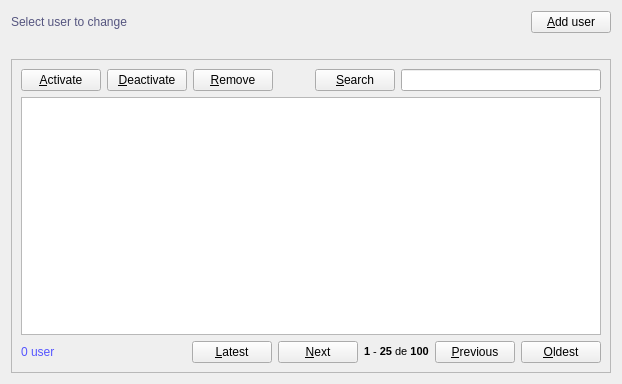
<?xml version="1.0" encoding="UTF-8"?>
<ui version="4.0">
 <class>User</class>
 <widget class="QWidget" name="User">
  <property name="geometry">
   <rect>
    <x>0</x>
    <y>0</y>
    <width>622</width>
    <height>384</height>
   </rect>
  </property>
  <property name="windowTitle">
   <string>User</string>
  </property>
  <property name="windowIcon">
   <iconset resource="resources.qrc">
    <normaloff>:/default/static/default/icons/22x22/face-devilish.png</normaloff>:/default/static/default/icons/22x22/face-devilish.png</iconset>
  </property>
  <layout class="QGridLayout" name="gridLayout_2">
   <item row="0" column="0">
    <layout class="QHBoxLayout" name="horizontalLayout_2">
     <item>
      <widget class="QLabel" name="titleLabel">
       <property name="styleSheet">
        <string notr="true">color: rgb(85, 85, 127);
font: 75 14pt &quot;DejaVu Sans Mono&quot;;</string>
       </property>
       <property name="text">
        <string>Select user to change</string>
       </property>
      </widget>
     </item>
     <item>
      <spacer name="horizontalSpacer">
       <property name="orientation">
        <enum>Qt::Horizontal</enum>
       </property>
       <property name="sizeHint" stdset="0">
        <size>
         <width>40</width>
         <height>20</height>
        </size>
       </property>
      </spacer>
     </item>
     <item>
      <widget class="QPushButton" name="newPushButton">
       <property name="text">
        <string>&amp;Add user</string>
       </property>
       <property name="icon">
        <iconset resource="resources.qrc">
         <normaloff>:/default/static/default/icons/22x22/document-new.png</normaloff>:/default/static/default/icons/22x22/document-new.png</iconset>
       </property>
       <property name="shortcut">
        <string>Ctrl+N</string>
       </property>
      </widget>
     </item>
    </layout>
   </item>
   <item row="1" column="0">
    <widget class="QLabel" name="statusLabel">
     <property name="styleSheet">
      <string notr="true"/>
     </property>
     <property name="text">
      <string/>
     </property>
    </widget>
   </item>
   <item row="2" column="0">
    <widget class="QFrame" name="frame">
     <property name="frameShape">
      <enum>QFrame::StyledPanel</enum>
     </property>
     <property name="frameShadow">
      <enum>QFrame::Raised</enum>
     </property>
     <layout class="QGridLayout" name="gridLayout">
      <item row="0" column="0">
       <layout class="QHBoxLayout" name="horizontalLayout_3">
        <item>
         <widget class="QPushButton" name="activatePushButton">
          <property name="text">
           <string>&amp;Activate</string>
          </property>
          <property name="icon">
           <iconset resource="resources.qrc">
            <normaloff>:/default/static/default/icons/22x22/dialog-ok-apply.png</normaloff>:/default/static/default/icons/22x22/dialog-ok-apply.png</iconset>
          </property>
          <property name="shortcut">
           <string>Ctrl+E</string>
          </property>
         </widget>
        </item>
        <item>
         <widget class="QPushButton" name="deactivatePushButton">
          <property name="text">
           <string>&amp;Deactivate</string>
          </property>
          <property name="icon">
           <iconset resource="resources.qrc">
            <normaloff>:/default/static/default/icons/22x22/dialog-ok.png</normaloff>:/default/static/default/icons/22x22/dialog-ok.png</iconset>
          </property>
          <property name="shortcut">
           <string>Ctrl+Shift+E</string>
          </property>
         </widget>
        </item>
        <item>
         <widget class="QPushButton" name="removePushButton">
          <property name="text">
           <string>&amp;Remove</string>
          </property>
          <property name="icon">
           <iconset resource="resources.qrc">
            <normaloff>:/default/static/default/icons/22x22/edit-delete.png</normaloff>:/default/static/default/icons/22x22/edit-delete.png</iconset>
          </property>
          <property name="shortcut">
           <string>Ctrl+Del</string>
          </property>
         </widget>
        </item>
        <item>
         <spacer name="horizontalSpacer_2">
          <property name="orientation">
           <enum>Qt::Horizontal</enum>
          </property>
          <property name="sizeHint" stdset="0">
           <size>
            <width>40</width>
            <height>20</height>
           </size>
          </property>
         </spacer>
        </item>
        <item>
         <widget class="QPushButton" name="searchAdvancedPushButton">
          <property name="text">
           <string>&amp;Search</string>
          </property>
          <property name="icon">
           <iconset resource="resources.qrc">
            <normaloff>:/default/static/default/icons/22x22/page-zoom.png</normaloff>:/default/static/default/icons/22x22/page-zoom.png</iconset>
          </property>
          <property name="shortcut">
           <string>Ctrl+K</string>
          </property>
          <property name="checkable">
           <bool>false</bool>
          </property>
         </widget>
        </item>
        <item>
         <widget class="QLineEdit" name="searchLineEdit">
          <property name="minimumSize">
           <size>
            <width>200</width>
            <height>0</height>
           </size>
          </property>
          <property name="styleSheet">
           <string notr="true">color: rgb(170, 170, 255); 
font: oblique 8pt &quot;DejaVu Sans Mono&quot;;</string>
          </property>
          <property name="dragEnabled">
           <bool>true</bool>
          </property>
         </widget>
        </item>
       </layout>
      </item>
      <item row="1" column="0">
       <widget class="QTableView" name="userTableView">
        <property name="alternatingRowColors">
         <bool>true</bool>
        </property>
        <property name="sortingEnabled">
         <bool>true</bool>
        </property>
       </widget>
      </item>
      <item row="2" column="0">
       <layout class="QHBoxLayout" name="horizontalLayout">
        <item>
         <widget class="QLabel" name="statusUserTableViewLabel">
          <property name="styleSheet">
           <string notr="true">color: rgb(85, 85, 255);</string>
          </property>
          <property name="text">
           <string>0 user</string>
          </property>
         </widget>
        </item>
        <item>
         <spacer name="horizontalSpacer_4">
          <property name="orientation">
           <enum>Qt::Horizontal</enum>
          </property>
          <property name="sizeHint" stdset="0">
           <size>
            <width>40</width>
            <height>20</height>
           </size>
          </property>
         </spacer>
        </item>
        <item>
         <widget class="QPushButton" name="latestPushButton">
          <property name="text">
           <string>&amp;Latest</string>
          </property>
          <property name="icon">
           <iconset resource="resources.qrc">
            <normaloff>:/default/static/default/icons/22x22/go-previous-view.png</normaloff>:/default/static/default/icons/22x22/go-previous-view.png</iconset>
          </property>
          <property name="shortcut">
           <string>Ctrl+Shift+Left, Ctrl+Shift+PgUp</string>
          </property>
         </widget>
        </item>
        <item>
         <widget class="QPushButton" name="nextPushButton">
          <property name="text">
           <string>&amp;Next</string>
          </property>
          <property name="icon">
           <iconset resource="resources.qrc">
            <normaloff>:/default/static/default/icons/22x22/go-previous.png</normaloff>:/default/static/default/icons/22x22/go-previous.png</iconset>
          </property>
          <property name="shortcut">
           <string>Ctrl+Left, Ctrl+PgUp</string>
          </property>
         </widget>
        </item>
        <item>
         <widget class="QLabel" name="statusPaginationLabel">
          <property name="text">
           <string>&lt;!DOCTYPE HTML PUBLIC &quot;-//W3C//DTD HTML 4.0//EN&quot; &quot;http://www.w3.org/TR/REC-html40/strict.dtd&quot;&gt;
&lt;html&gt;&lt;head&gt;&lt;meta name=&quot;qrichtext&quot; content=&quot;1&quot; /&gt;&lt;style type=&quot;text/css&quot;&gt;
p, li { white-space: pre-wrap; }
&lt;/style&gt;&lt;/head&gt;&lt;body style=&quot; font-family:'DejaVu Sans Mono'; font-size:8pt; font-weight:400; font-style:normal;&quot;&gt;
&lt;p style=&quot; margin-top:0px; margin-bottom:0px; margin-left:0px; margin-right:0px; -qt-block-indent:0; text-indent:0px;&quot;&gt;&lt;span style=&quot; font-weight:600;&quot;&gt;1&lt;/span&gt; - &lt;span style=&quot; font-weight:600;&quot;&gt;25&lt;/span&gt; de &lt;span style=&quot; font-weight:600;&quot;&gt;100&lt;/span&gt;&lt;/p&gt;&lt;/body&gt;&lt;/html&gt;</string>
          </property>
         </widget>
        </item>
        <item>
         <widget class="QPushButton" name="previousPushButton">
          <property name="text">
           <string>&amp;Previous</string>
          </property>
          <property name="icon">
           <iconset resource="resources.qrc">
            <normaloff>:/default/static/default/icons/22x22/go-next.png</normaloff>:/default/static/default/icons/22x22/go-next.png</iconset>
          </property>
          <property name="shortcut">
           <string>Ctrl+Right, Ctrl+PgDown</string>
          </property>
         </widget>
        </item>
        <item>
         <widget class="QPushButton" name="oldestPushButton">
          <property name="text">
           <string>&amp;Oldest</string>
          </property>
          <property name="icon">
           <iconset resource="resources.qrc">
            <normaloff>:/default/static/default/icons/22x22/go-next-view.png</normaloff>:/default/static/default/icons/22x22/go-next-view.png</iconset>
          </property>
          <property name="shortcut">
           <string>Ctrl+Shift+Right, Ctrl+Shift+PgDown</string>
          </property>
         </widget>
        </item>
       </layout>
      </item>
     </layout>
    </widget>
   </item>
  </layout>
 </widget>
 <tabstops>
  <tabstop>userTableView</tabstop>
  <tabstop>newPushButton</tabstop>
  <tabstop>activatePushButton</tabstop>
  <tabstop>deactivatePushButton</tabstop>
  <tabstop>removePushButton</tabstop>
  <tabstop>searchAdvancedPushButton</tabstop>
  <tabstop>searchLineEdit</tabstop>
  <tabstop>latestPushButton</tabstop>
  <tabstop>nextPushButton</tabstop>
  <tabstop>previousPushButton</tabstop>
  <tabstop>oldestPushButton</tabstop>
 </tabstops>
 <resources>
  <include location="resources.qrc"/>
 </resources>
 <connections/>
</ui>
